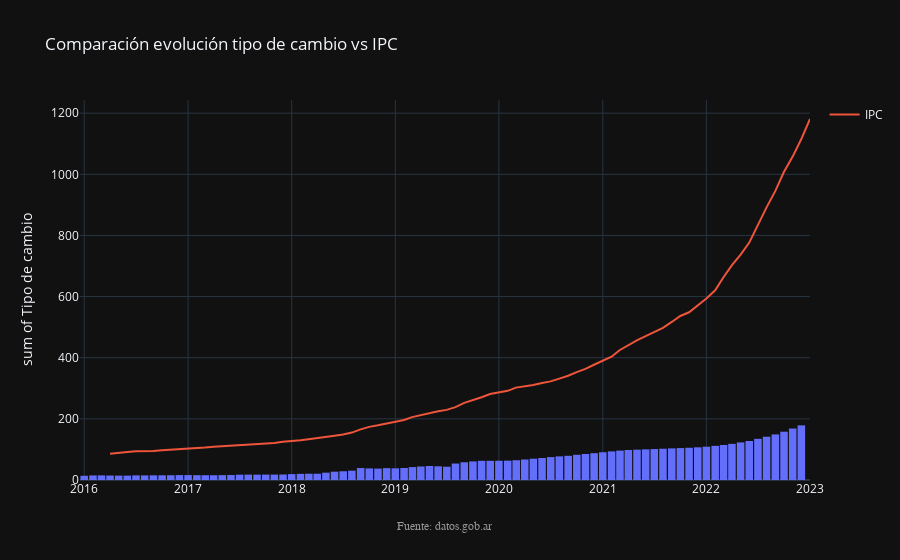

The cell this chart's notebook holds for it:
### Code cell
fig = px.histogram(tipo_de_cambio, x="indice_tiempo", y="Tipo de cambio", title="Comparación evolución tipo de cambio vs IPC",
                    template="plotly_dark",labels={"indice_tiempo":"","avg of Salarios general":"Valores"})
fig.update_traces(xbins_size="M1", hovertemplate=None)
fig.update_xaxes(showgrid=True)
fig.update_layout(bargap=0.1)
fig.add_trace(go.Scatter(x=tipo_de_cambio["indice_tiempo"], y=tipo_de_cambio["IPC general"], name="IPC"))
fig.update_layout(hovermode="x unified")
annotations = []
# Source
annotations.append(dict(xref='paper', yref='paper', x=0.5, y=-0.1,
                              xanchor='center', yanchor='top',
                              text='Fuente: datos.gob.ar',
                              font=dict(family='Arial',
                                        size=12,
                                        color='rgb(150,150,150)'),
                              showarrow=False))
fig.update_layout(annotations=annotations)

fig.show()

### Figure 1 — Plotly figure (JSON) as saved in the notebook; plotly's stock layout.template omitted (floating-point values rounded to 4 significant figures)
{"data": [{"alignmentgroup": "True", "bingroup": "x", "histfunc": "sum", "legendgroup": "", "marker": {"color": "#636efa", "pattern": {"shape": ""}}, "name": "", "offsetgroup": "", "orientation": "v", "showlegend": false, "type": "histogram", "x": ["2016-01-01", "2016-02-01", "2016-03-01", "2016-04-01", "2016-05-01", "2016-06-01", "2016-07-01", "2016-08-01", "2016-09-01", "2016-10-01", "2016-11-01", "2016-12-01", "2017-01-01", "2017-02-01", "2017-03-01", "2017-04-01", "2017-05-01", "2017-06-01", "2017-07-01", "2017-08-01", "2017-09-01", "2017-10-01", "2017-11-01", "2017-12-01", "2018-01-01", "2018-02-01", "2018-03-01", "2018-04-01", "2018-05-01", "2018-06-01", "2018-07-01", "2018-08-01", "2018-09-01", "2018-10-01", "2018-11-01", "2018-12-01", "2019-01-01", "2019-02-01", "2019-03-01", "2019-04-01", "2019-05-01", "2019-06-01", "2019-07-01", "2019-08-01", "2019-09-01", "2019-10-01", "2019-11-01", "2019-12-01", "2020-01-01", "2020-02-01", "2020-03-01", "2020-04-01", "2020-05-01", "2020-06-01", "2020-07-01", "2020-08-01", "2020-09-01", "2020-10-01", "2020-11-01", "2020-12-01", "2021-01-01", "2021-02-01", "2021-03-01", "2021-04-01", "2021-05-01", "2021-06-01", "2021-07-01", "2021-08-01", "2021-09-01", "2021-10-01", "2021-11-01", "2021-12-01", "2022-01-01", "2022-02-01", "2022-03-01", "2022-04-01", "2022-05-01", "2022-06-01", "2022-07-01", "2022-08-01", "2022-09-01", "2022-10-01", "2022-11-01", "2022-12-01", "2023-01-01"], "xaxis": "x", "xbins": {"size": "M1"}, "y": [13.77, 14.93, 15.12, 14.62, 14.33, 14.33, 15.1, 15.04, 15.27, 15.39, 15.54, 16.05, 16.11, 15.78, 15.72, 15.55, 15.92, 16.3, 17.37, 17.63, 17.43, 17.66, 17.69, 17.95, 19.27, 20.09, 20.48, 20.5, 24.03, 27.17, 28.62, 30.59, 39.12, 37.93, 37.29, 38.72, 38.25, 39.25, 42.28, 44.24, 45.83, 44.76, 43.45, 53.82, 58.01, 60.81, 62.77, 62.78, 63, 63.31, 64.66, 67.13, 69.69, 71.98, 74.98, 77.24, 79.13, 82.52, 85.07, 87.77, 90.84, 93.59, 96.13, 98.1, 99.18, 100.2, 101.3, 102.3, 103.4, 104.5, 105.4, 106.9, 108.9, 111.6, 114.5, 118.2, 123.0, 127.6, 134.6, 141.6, 149.1, 158.0, 168.3, 178.8, null], "yaxis": "y"}, {"name": "IPC", "type": "scatter", "x": ["2016-01-01", "2016-02-01", "2016-03-01", "2016-04-01", "2016-05-01", "2016-06-01", "2016-07-01", "2016-08-01", "2016-09-01", "2016-10-01", "2016-11-01", "2016-12-01", "2017-01-01", "2017-02-01", "2017-03-01", "2017-04-01", "2017-05-01", "2017-06-01", "2017-07-01", "2017-08-01", "2017-09-01", "2017-10-01", "2017-11-01", "2017-12-01", "2018-01-01", "2018-02-01", "2018-03-01", "2018-04-01", "2018-05-01", "2018-06-01", "2018-07-01", "2018-08-01", "2018-09-01", "2018-10-01", "2018-11-01", "2018-12-01", "2019-01-01", "2019-02-01", "2019-03-01", "2019-04-01", "2019-05-01", "2019-06-01", "2019-07-01", "2019-08-01", "2019-09-01", "2019-10-01", "2019-11-01", "2019-12-01", "2020-01-01", "2020-02-01", "2020-03-01", "2020-04-01", "2020-05-01", "2020-06-01", "2020-07-01", "2020-08-01", "2020-09-01", "2020-10-01", "2020-11-01", "2020-12-01", "2021-01-01", "2021-02-01", "2021-03-01", "2021-04-01", "2021-05-01", "2021-06-01", "2021-07-01", "2021-08-01", "2021-09-01", "2021-10-01", "2021-11-01", "2021-12-01", "2022-01-01", "2022-02-01", "2022-03-01", "2022-04-01", "2022-05-01", "2022-06-01", "2022-07-01", "2022-08-01", "2022-09-01", "2022-10-01", "2022-11-01", "2022-12-01", "2023-01-01"], "y": [null, null, null, 85.53, 89.11, 91.85, 93.73, 93.92, 95.0, 97.24, 98.82, 100, 101.3, 103.8, 106.3, 109.1, 110.5, 112.0, 113.9, 115.6, 118.0, 119.5, 120.9, 125.0, 127.0, 130.3, 133.5, 136.9, 139.6, 145.1, 149.1, 155.2, 165.5, 173.9, 178.9, 183.9, 189.1, 196.4, 205.8, 212.4, 218.9, 224.6, 229.4, 238.3, 252.1, 260.2, 270.8, 281.2, 286.5, 291.7, 302.2, 306.4, 311.1, 317.5, 322.7, 331.7, 340.9, 353.0, 363.5, 377.1, 389.4, 403.5, 424.5, 441.9, 456.8, 470.8, 485.3, 497.9, 517.0, 536.5, 548.7, 571.0, 593.4, 620.5, 661.9, 702.8, 736.4, 776.7, 833.9, 891.9, 945.7, 1008.0, 1058.0, 1115.0, 1181.0]}], "layout": {"annotations": [{"font": {"color": "rgb(150,150,150)", "family": "Arial", "size": 12}, "showarrow": false, "text": "Fuente: datos.gob.ar", "x": 0.5, "xanchor": "center", "xref": "paper", "y": -0.1, "yanchor": "top", "yref": "paper"}], "bargap": 0.1, "barmode": "relative", "hovermode": "x unified", "legend": {"tracegroupgap": 0}, "title": {"text": "Comparación evolución tipo de cambio vs IPC"}, "xaxis": {"anchor": "y", "domain": [0, 1], "showgrid": true, "title": {"text": ""}}, "yaxis": {"anchor": "x", "domain": [0, 1], "title": {"text": "sum of Tipo de cambio"}}}}
